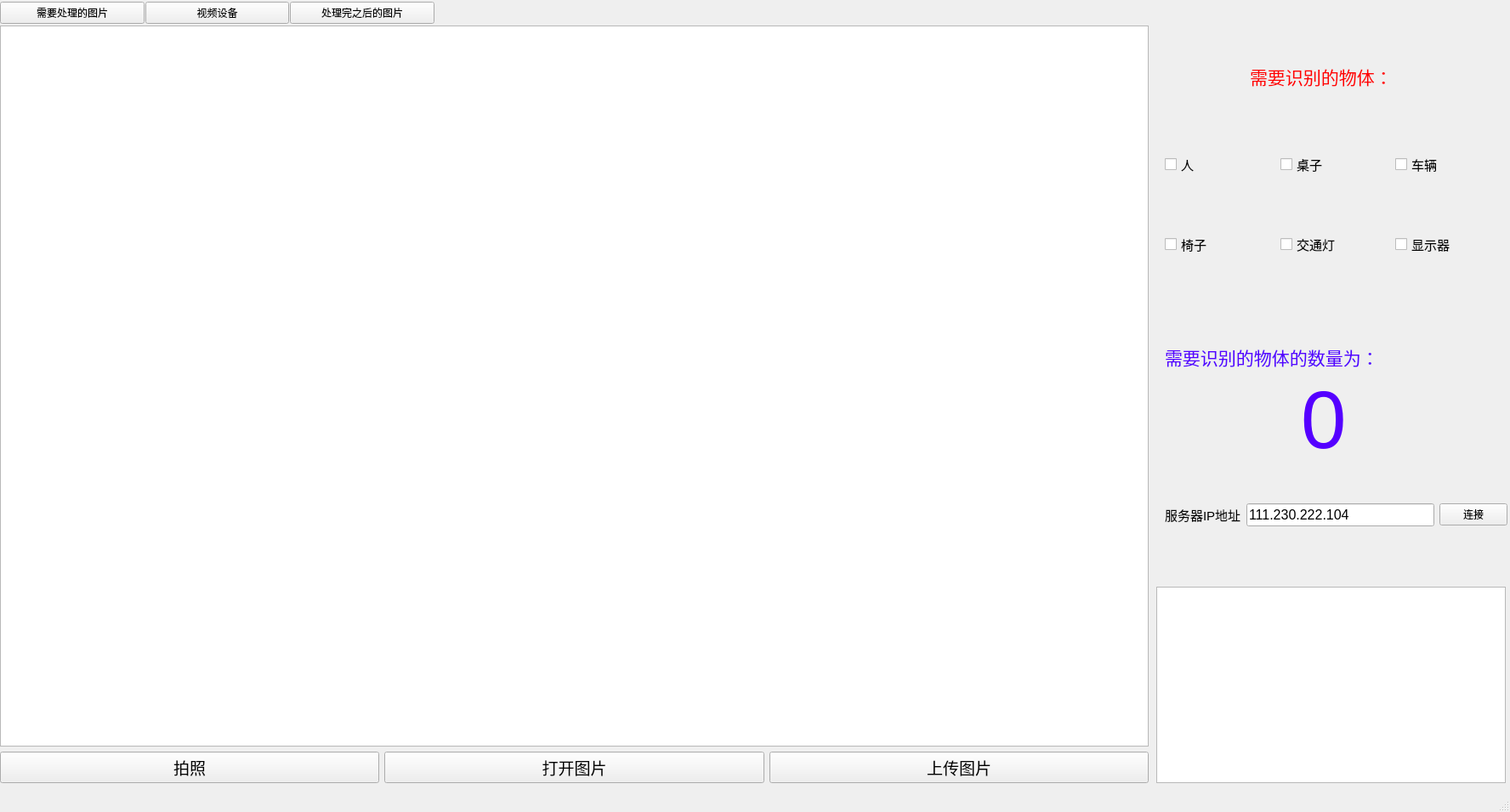
<?xml version="1.0" encoding="UTF-8"?>
<ui version="4.0">
 <class>MainWindow</class>
 <widget class="QMainWindow" name="MainWindow">
  <property name="geometry">
   <rect>
    <x>0</x>
    <y>0</y>
    <width>1776</width>
    <height>955</height>
   </rect>
  </property>
  <property name="cursor">
   <cursorShape>ArrowCursor</cursorShape>
  </property>
  <property name="windowTitle">
   <string>MainWindow</string>
  </property>
  <property name="unifiedTitleAndToolBarOnMac">
   <bool>false</bool>
  </property>
  <widget class="QWidget" name="centralwidget">
   <widget class="QLabel" name="label">
    <property name="geometry">
     <rect>
      <x>1470</x>
      <y>60</y>
      <width>231</width>
      <height>61</height>
     </rect>
    </property>
    <property name="font">
     <font>
      <family>Arial</family>
      <pointsize>16</pointsize>
     </font>
    </property>
    <property name="text">
     <string>&lt;html&gt;&lt;head/&gt;&lt;body&gt;&lt;p&gt;&lt;span style=&quot; color:#ff0000;&quot;&gt;需要识别的物体：&lt;/span&gt;&lt;/p&gt;&lt;/body&gt;&lt;/html&gt;</string>
    </property>
   </widget>
   <widget class="QTextBrowser" name="textBrowser">
    <property name="geometry">
     <rect>
      <x>1360</x>
      <y>690</y>
      <width>411</width>
      <height>231</height>
     </rect>
    </property>
   </widget>
   <widget class="QWidget" name="layoutWidget">
    <property name="geometry">
     <rect>
      <x>0</x>
      <y>30</y>
      <width>1351</width>
      <height>891</height>
     </rect>
    </property>
    <layout class="QVBoxLayout" name="verticalLayout">
     <item>
      <widget class="QGraphicsView" name="graphicsView"/>
     </item>
     <item>
      <layout class="QHBoxLayout" name="horizontalLayout">
       <item>
        <widget class="QPushButton" name="pushButton">
         <property name="font">
          <font>
           <family>Arial</family>
           <pointsize>14</pointsize>
          </font>
         </property>
         <property name="text">
          <string>拍照</string>
         </property>
        </widget>
       </item>
       <item>
        <widget class="QPushButton" name="pushButton_2">
         <property name="font">
          <font>
           <family>Arial</family>
           <pointsize>14</pointsize>
          </font>
         </property>
         <property name="text">
          <string>打开图片</string>
         </property>
        </widget>
       </item>
       <item>
        <widget class="QPushButton" name="pushButton_3">
         <property name="font">
          <font>
           <family>Arial</family>
           <pointsize>14</pointsize>
          </font>
         </property>
         <property name="text">
          <string>上传图片</string>
         </property>
        </widget>
       </item>
      </layout>
     </item>
    </layout>
   </widget>
   <widget class="QWidget" name="layoutWidget">
    <property name="geometry">
     <rect>
      <x>0</x>
      <y>0</y>
      <width>511</width>
      <height>30</height>
     </rect>
    </property>
    <layout class="QHBoxLayout" name="horizontalLayout_2">
     <property name="spacing">
      <number>1</number>
     </property>
     <item>
      <widget class="QPushButton" name="pushButton_4">
       <property name="text">
        <string>需要处理的图片</string>
       </property>
      </widget>
     </item>
     <item>
      <widget class="QPushButton" name="pushButton_7">
       <property name="text">
        <string>视频设备</string>
       </property>
      </widget>
     </item>
     <item>
      <widget class="QPushButton" name="pushButton_5">
       <property name="text">
        <string>处理完之后的图片</string>
       </property>
      </widget>
     </item>
    </layout>
   </widget>
   <widget class="QWidget" name="layoutWidget">
    <property name="geometry">
     <rect>
      <x>1370</x>
      <y>120</y>
      <width>401</width>
      <height>241</height>
     </rect>
    </property>
    <property name="font">
     <font>
      <family>Arial</family>
      <pointsize>11</pointsize>
     </font>
    </property>
    <layout class="QGridLayout" name="gridLayout">
     <item row="0" column="0">
      <widget class="QCheckBox" name="checkBox">
       <property name="font">
        <font>
         <family>Arial</family>
         <pointsize>11</pointsize>
        </font>
       </property>
       <property name="text">
        <string>人</string>
       </property>
      </widget>
     </item>
     <item row="0" column="1">
      <widget class="QCheckBox" name="checkBox_2">
       <property name="font">
        <font>
         <family>Arial</family>
         <pointsize>11</pointsize>
        </font>
       </property>
       <property name="text">
        <string>桌子</string>
       </property>
      </widget>
     </item>
     <item row="0" column="2">
      <widget class="QCheckBox" name="checkBox_3">
       <property name="font">
        <font>
         <family>Arial</family>
         <pointsize>11</pointsize>
        </font>
       </property>
       <property name="text">
        <string>车辆</string>
       </property>
      </widget>
     </item>
     <item row="1" column="0">
      <widget class="QCheckBox" name="checkBox_4">
       <property name="font">
        <font>
         <family>Arial</family>
         <pointsize>11</pointsize>
        </font>
       </property>
       <property name="text">
        <string>椅子</string>
       </property>
      </widget>
     </item>
     <item row="1" column="1">
      <widget class="QCheckBox" name="checkBox_5">
       <property name="font">
        <font>
         <family>Arial</family>
         <pointsize>11</pointsize>
        </font>
       </property>
       <property name="text">
        <string>交通灯</string>
       </property>
      </widget>
     </item>
     <item row="1" column="2">
      <widget class="QCheckBox" name="checkBox_6">
       <property name="font">
        <font>
         <family>Arial</family>
         <pointsize>11</pointsize>
        </font>
       </property>
       <property name="text">
        <string>显示器</string>
       </property>
      </widget>
     </item>
    </layout>
   </widget>
   <widget class="QWidget" name="layoutWidget">
    <property name="geometry">
     <rect>
      <x>1370</x>
      <y>590</y>
      <width>403</width>
      <height>31</height>
     </rect>
    </property>
    <layout class="QHBoxLayout" name="horizontalLayout_3">
     <item>
      <widget class="QLabel" name="label_2">
       <property name="font">
        <font>
         <family>Arial</family>
         <pointsize>11</pointsize>
        </font>
       </property>
       <property name="text">
        <string>服务器IP地址</string>
       </property>
      </widget>
     </item>
     <item>
      <widget class="QLineEdit" name="lineEdit">
       <property name="font">
        <font>
         <family>Arial</family>
         <pointsize>12</pointsize>
        </font>
       </property>
       <property name="inputMask">
        <string>000.000.000.000;_</string>
       </property>
       <property name="text">
        <string>111.230.222.104</string>
       </property>
      </widget>
     </item>
     <item>
      <widget class="QPushButton" name="pushButton_6">
       <property name="text">
        <string>连接</string>
       </property>
      </widget>
     </item>
    </layout>
   </widget>
   <widget class="QLabel" name="label_3">
    <property name="geometry">
     <rect>
      <x>1370</x>
      <y>390</y>
      <width>331</width>
      <height>61</height>
     </rect>
    </property>
    <property name="font">
     <font>
      <family>Arial</family>
      <pointsize>16</pointsize>
     </font>
    </property>
    <property name="text">
     <string>&lt;html&gt;&lt;head/&gt;&lt;body&gt;&lt;p&gt;&lt;span style=&quot; color:#5500ff;&quot;&gt;需要识别的物体的数量为：&lt;/span&gt;&lt;/p&gt;&lt;/body&gt;&lt;/html&gt;</string>
    </property>
   </widget>
   <widget class="QLabel" name="label_4">
    <property name="geometry">
     <rect>
      <x>1530</x>
      <y>440</y>
      <width>201</width>
      <height>111</height>
     </rect>
    </property>
    <property name="font">
     <font>
      <family>Arial</family>
      <pointsize>16</pointsize>
     </font>
    </property>
    <property name="text">
     <string>&lt;html&gt;&lt;head/&gt;&lt;body&gt;&lt;p&gt;&lt;span style=&quot; font-size:72pt; color:#5500ff;&quot;&gt;0&lt;/span&gt;&lt;/p&gt;&lt;/body&gt;&lt;/html&gt;</string>
    </property>
   </widget>
   <zorder>layoutWidget</zorder>
   <zorder>layoutWidget</zorder>
   <zorder>layoutWidget</zorder>
   <zorder>layoutWidget</zorder>
   <zorder>label</zorder>
   <zorder>textBrowser</zorder>
   <zorder>label_3</zorder>
   <zorder>label_4</zorder>
  </widget>
  <widget class="QStatusBar" name="statusbar"/>
 </widget>
 <resources/>
 <connections/>
</ui>
